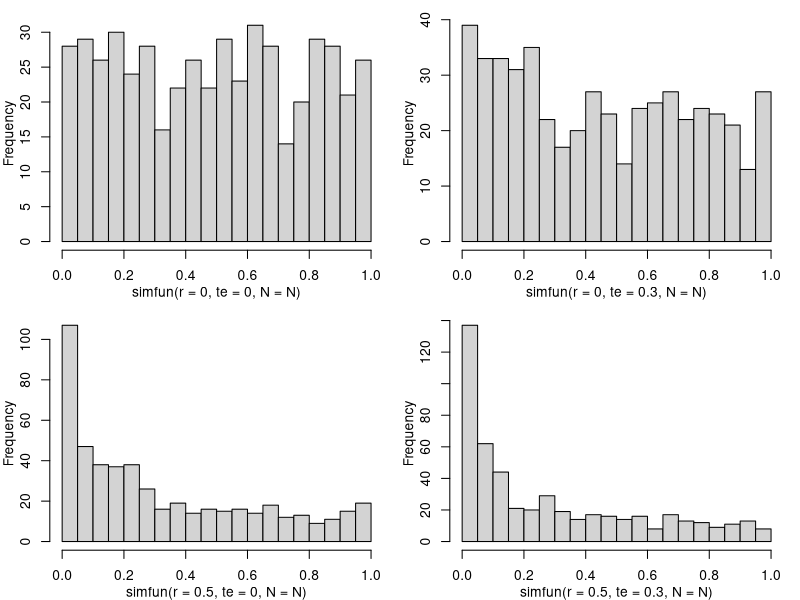

Source code (R):
simfun<-function(r, #correlation of item difficulty and sensitivity to treatment
                 te, #treatment effect on logit scale
                 N=2000
                 )
{
    pv<-numeric()
    for (ii in 1:500) {
        library(MASS)
        ##person stuff
        treat<-rbinom(1000,1,.5)
        N<-length(treat)
        th<-mvrnorm(N,mu=rep(0,2),Sigma=matrix(c(1,.9,.9,1),2,2))
        th0<-th[,1]
        th<-th[,2]+te*treat
        ##item stuff
        z<-mvrnorm(50,mu=rep(0,2),
                   Sigma=matrix(c(1,r,r,1),2,2)
                   )
        b<-z[,1]
        delta<-z[,2]/3 ##rescaling
        ##
        thmat<-matrix(th,N,50,byrow=FALSE)
        bmat<-matrix(b,N,50,byrow=TRUE)
        delmat<-matrix(delta,N,50,byrow=TRUE)
        for (i in 1:nrow(delmat)) delmat[i,]<-treat[i]*delmat[i,] ##only those in treatment get add'l offset of delta
        ##
        k<- thmat+bmat+delmat
        p<-1/(1+exp(-k))
        resp<-p
        for (i in 1:ncol(resp)) resp[,i]<-rbinom(N,1,p[,i])
        ##
        ss<-rowSums(resp)
        m<-lm(ss~treat*th0)
        pv[ii]<-summary(m)$coef[4,4]
    }
    pv
}

par(mfrow=c(2,2),mar=c(3,3,1,1),mgp=c(2,1,0))
N<-15000
##should look uniform when r=0
hist(simfun(r=0,te=0,N=N),xlim=0:1,breaks=20,main='')
hist(simfun(r=0,te=.3,N=N),xlim=0:1,breaks=20,main='')
##should have lots of false-posivites when r>0
hist(simfun(r=0.5,te=0,N=N),xlim=0:1,breaks=20,main='')
hist(simfun(r=.5,te=.3,N=N),xlim=0:1,breaks=20,main='')
